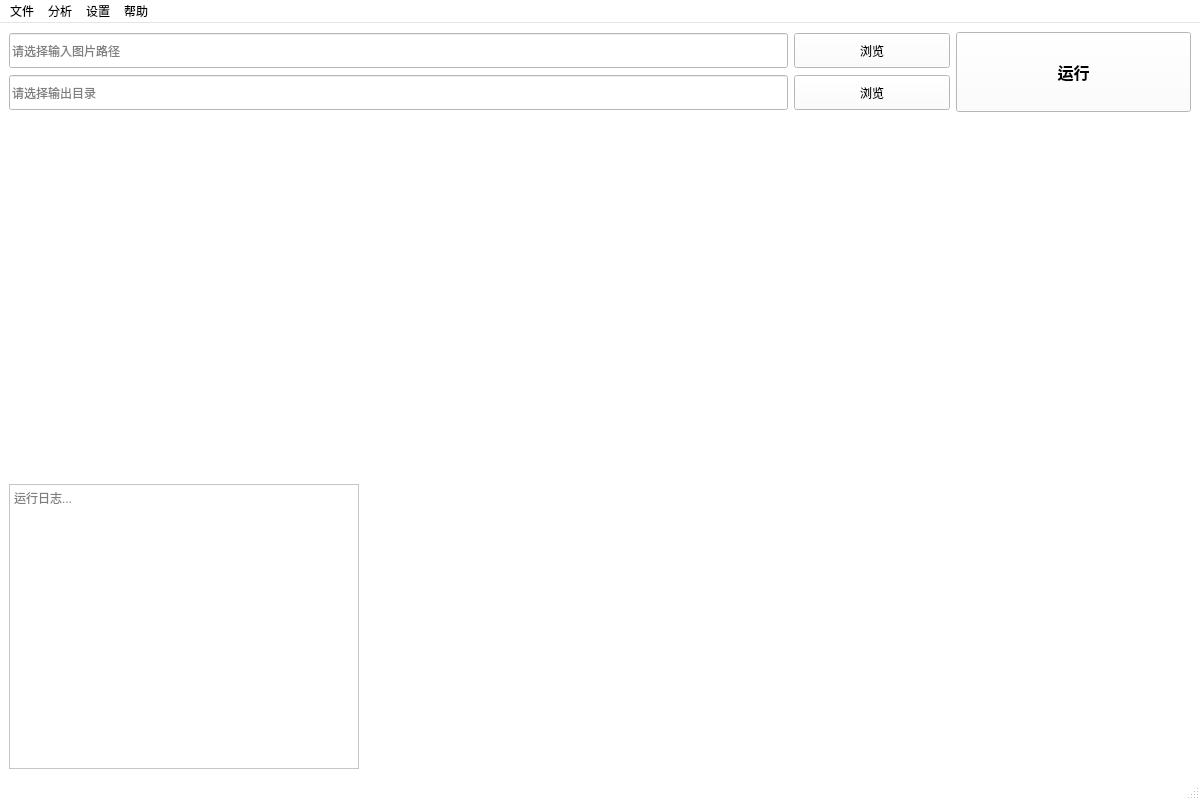
<?xml version="1.0" encoding="UTF-8"?>
<ui version="4.0">
 <class>MainWindow</class>
 <widget class="QMainWindow" name="MainWindow">
  <property name="geometry">
   <rect>
    <x>0</x>
    <y>0</y>
    <width>1200</width>
    <height>800</height>
   </rect>
  </property>
  <property name="palette">
   <palette>
    <active>
     <colorrole role="WindowText">
      <brush brushstyle="SolidPattern">
       <color alpha="255">
        <red>0</red>
        <green>0</green>
        <blue>0</blue>
       </color>
      </brush>
     </colorrole>
     <colorrole role="Button">
      <brush brushstyle="SolidPattern">
       <color alpha="255">
        <red>255</red>
        <green>255</green>
        <blue>255</blue>
       </color>
      </brush>
     </colorrole>
     <colorrole role="Light">
      <brush brushstyle="SolidPattern">
       <color alpha="255">
        <red>255</red>
        <green>255</green>
        <blue>255</blue>
       </color>
      </brush>
     </colorrole>
     <colorrole role="Midlight">
      <brush brushstyle="SolidPattern">
       <color alpha="255">
        <red>255</red>
        <green>255</green>
        <blue>255</blue>
       </color>
      </brush>
     </colorrole>
     <colorrole role="Dark">
      <brush brushstyle="SolidPattern">
       <color alpha="255">
        <red>127</red>
        <green>127</green>
        <blue>127</blue>
       </color>
      </brush>
     </colorrole>
     <colorrole role="Mid">
      <brush brushstyle="SolidPattern">
       <color alpha="255">
        <red>170</red>
        <green>170</green>
        <blue>170</blue>
       </color>
      </brush>
     </colorrole>
     <colorrole role="Text">
      <brush brushstyle="SolidPattern">
       <color alpha="255">
        <red>0</red>
        <green>0</green>
        <blue>0</blue>
       </color>
      </brush>
     </colorrole>
     <colorrole role="BrightText">
      <brush brushstyle="SolidPattern">
       <color alpha="255">
        <red>255</red>
        <green>255</green>
        <blue>255</blue>
       </color>
      </brush>
     </colorrole>
     <colorrole role="ButtonText">
      <brush brushstyle="SolidPattern">
       <color alpha="255">
        <red>0</red>
        <green>0</green>
        <blue>0</blue>
       </color>
      </brush>
     </colorrole>
     <colorrole role="Base">
      <brush brushstyle="SolidPattern">
       <color alpha="255">
        <red>255</red>
        <green>255</green>
        <blue>255</blue>
       </color>
      </brush>
     </colorrole>
     <colorrole role="Window">
      <brush brushstyle="SolidPattern">
       <color alpha="255">
        <red>255</red>
        <green>255</green>
        <blue>255</blue>
       </color>
      </brush>
     </colorrole>
     <colorrole role="Shadow">
      <brush brushstyle="SolidPattern">
       <color alpha="255">
        <red>0</red>
        <green>0</green>
        <blue>0</blue>
       </color>
      </brush>
     </colorrole>
     <colorrole role="AlternateBase">
      <brush brushstyle="SolidPattern">
       <color alpha="255">
        <red>255</red>
        <green>255</green>
        <blue>255</blue>
       </color>
      </brush>
     </colorrole>
     <colorrole role="ToolTipBase">
      <brush brushstyle="SolidPattern">
       <color alpha="255">
        <red>255</red>
        <green>255</green>
        <blue>220</blue>
       </color>
      </brush>
     </colorrole>
     <colorrole role="ToolTipText">
      <brush brushstyle="SolidPattern">
       <color alpha="255">
        <red>0</red>
        <green>0</green>
        <blue>0</blue>
       </color>
      </brush>
     </colorrole>
     <colorrole role="PlaceholderText">
      <brush brushstyle="SolidPattern">
       <color alpha="128">
        <red>0</red>
        <green>0</green>
        <blue>0</blue>
       </color>
      </brush>
     </colorrole>
    </active>
    <inactive>
     <colorrole role="WindowText">
      <brush brushstyle="SolidPattern">
       <color alpha="255">
        <red>0</red>
        <green>0</green>
        <blue>0</blue>
       </color>
      </brush>
     </colorrole>
     <colorrole role="Button">
      <brush brushstyle="SolidPattern">
       <color alpha="255">
        <red>255</red>
        <green>255</green>
        <blue>255</blue>
       </color>
      </brush>
     </colorrole>
     <colorrole role="Light">
      <brush brushstyle="SolidPattern">
       <color alpha="255">
        <red>255</red>
        <green>255</green>
        <blue>255</blue>
       </color>
      </brush>
     </colorrole>
     <colorrole role="Midlight">
      <brush brushstyle="SolidPattern">
       <color alpha="255">
        <red>255</red>
        <green>255</green>
        <blue>255</blue>
       </color>
      </brush>
     </colorrole>
     <colorrole role="Dark">
      <brush brushstyle="SolidPattern">
       <color alpha="255">
        <red>127</red>
        <green>127</green>
        <blue>127</blue>
       </color>
      </brush>
     </colorrole>
     <colorrole role="Mid">
      <brush brushstyle="SolidPattern">
       <color alpha="255">
        <red>170</red>
        <green>170</green>
        <blue>170</blue>
       </color>
      </brush>
     </colorrole>
     <colorrole role="Text">
      <brush brushstyle="SolidPattern">
       <color alpha="255">
        <red>0</red>
        <green>0</green>
        <blue>0</blue>
       </color>
      </brush>
     </colorrole>
     <colorrole role="BrightText">
      <brush brushstyle="SolidPattern">
       <color alpha="255">
        <red>255</red>
        <green>255</green>
        <blue>255</blue>
       </color>
      </brush>
     </colorrole>
     <colorrole role="ButtonText">
      <brush brushstyle="SolidPattern">
       <color alpha="255">
        <red>0</red>
        <green>0</green>
        <blue>0</blue>
       </color>
      </brush>
     </colorrole>
     <colorrole role="Base">
      <brush brushstyle="SolidPattern">
       <color alpha="255">
        <red>255</red>
        <green>255</green>
        <blue>255</blue>
       </color>
      </brush>
     </colorrole>
     <colorrole role="Window">
      <brush brushstyle="SolidPattern">
       <color alpha="255">
        <red>255</red>
        <green>255</green>
        <blue>255</blue>
       </color>
      </brush>
     </colorrole>
     <colorrole role="Shadow">
      <brush brushstyle="SolidPattern">
       <color alpha="255">
        <red>0</red>
        <green>0</green>
        <blue>0</blue>
       </color>
      </brush>
     </colorrole>
     <colorrole role="AlternateBase">
      <brush brushstyle="SolidPattern">
       <color alpha="255">
        <red>255</red>
        <green>255</green>
        <blue>255</blue>
       </color>
      </brush>
     </colorrole>
     <colorrole role="ToolTipBase">
      <brush brushstyle="SolidPattern">
       <color alpha="255">
        <red>255</red>
        <green>255</green>
        <blue>220</blue>
       </color>
      </brush>
     </colorrole>
     <colorrole role="ToolTipText">
      <brush brushstyle="SolidPattern">
       <color alpha="255">
        <red>0</red>
        <green>0</green>
        <blue>0</blue>
       </color>
      </brush>
     </colorrole>
     <colorrole role="PlaceholderText">
      <brush brushstyle="SolidPattern">
       <color alpha="128">
        <red>0</red>
        <green>0</green>
        <blue>0</blue>
       </color>
      </brush>
     </colorrole>
    </inactive>
    <disabled>
     <colorrole role="WindowText">
      <brush brushstyle="SolidPattern">
       <color alpha="255">
        <red>127</red>
        <green>127</green>
        <blue>127</blue>
       </color>
      </brush>
     </colorrole>
     <colorrole role="Button">
      <brush brushstyle="SolidPattern">
       <color alpha="255">
        <red>255</red>
        <green>255</green>
        <blue>255</blue>
       </color>
      </brush>
     </colorrole>
     <colorrole role="Light">
      <brush brushstyle="SolidPattern">
       <color alpha="255">
        <red>255</red>
        <green>255</green>
        <blue>255</blue>
       </color>
      </brush>
     </colorrole>
     <colorrole role="Midlight">
      <brush brushstyle="SolidPattern">
       <color alpha="255">
        <red>255</red>
        <green>255</green>
        <blue>255</blue>
       </color>
      </brush>
     </colorrole>
     <colorrole role="Dark">
      <brush brushstyle="SolidPattern">
       <color alpha="255">
        <red>127</red>
        <green>127</green>
        <blue>127</blue>
       </color>
      </brush>
     </colorrole>
     <colorrole role="Mid">
      <brush brushstyle="SolidPattern">
       <color alpha="255">
        <red>170</red>
        <green>170</green>
        <blue>170</blue>
       </color>
      </brush>
     </colorrole>
     <colorrole role="Text">
      <brush brushstyle="SolidPattern">
       <color alpha="255">
        <red>127</red>
        <green>127</green>
        <blue>127</blue>
       </color>
      </brush>
     </colorrole>
     <colorrole role="BrightText">
      <brush brushstyle="SolidPattern">
       <color alpha="255">
        <red>255</red>
        <green>255</green>
        <blue>255</blue>
       </color>
      </brush>
     </colorrole>
     <colorrole role="ButtonText">
      <brush brushstyle="SolidPattern">
       <color alpha="255">
        <red>127</red>
        <green>127</green>
        <blue>127</blue>
       </color>
      </brush>
     </colorrole>
     <colorrole role="Base">
      <brush brushstyle="SolidPattern">
       <color alpha="255">
        <red>255</red>
        <green>255</green>
        <blue>255</blue>
       </color>
      </brush>
     </colorrole>
     <colorrole role="Window">
      <brush brushstyle="SolidPattern">
       <color alpha="255">
        <red>255</red>
        <green>255</green>
        <blue>255</blue>
       </color>
      </brush>
     </colorrole>
     <colorrole role="Shadow">
      <brush brushstyle="SolidPattern">
       <color alpha="255">
        <red>0</red>
        <green>0</green>
        <blue>0</blue>
       </color>
      </brush>
     </colorrole>
     <colorrole role="AlternateBase">
      <brush brushstyle="SolidPattern">
       <color alpha="255">
        <red>255</red>
        <green>255</green>
        <blue>255</blue>
       </color>
      </brush>
     </colorrole>
     <colorrole role="ToolTipBase">
      <brush brushstyle="SolidPattern">
       <color alpha="255">
        <red>255</red>
        <green>255</green>
        <blue>220</blue>
       </color>
      </brush>
     </colorrole>
     <colorrole role="ToolTipText">
      <brush brushstyle="SolidPattern">
       <color alpha="255">
        <red>0</red>
        <green>0</green>
        <blue>0</blue>
       </color>
      </brush>
     </colorrole>
     <colorrole role="PlaceholderText">
      <brush brushstyle="SolidPattern">
       <color alpha="128">
        <red>0</red>
        <green>0</green>
        <blue>0</blue>
       </color>
      </brush>
     </colorrole>
    </disabled>
   </palette>
  </property>
  <property name="windowTitle">
   <string>Dark Sectioning</string>
  </property>
  <widget class="QWidget" name="centralWidget">
   <layout class="QVBoxLayout" name="verticalLayout_main" stretch="0,1">
    <item>
     <layout class="QHBoxLayout" name="horizontalLayout_PathAndTrigger" stretch="4,1">
      <item>
       <layout class="QVBoxLayout" name="verticalLayout_pathInputs" stretch="1,1">
        <item>
         <layout class="QHBoxLayout" name="horizontalLayout_inputPath" stretch="5,1">
          <item>
           <widget class="QLineEdit" name="lineEdit_inputPath">
            <property name="minimumSize">
             <size>
              <width>400</width>
              <height>35</height>
             </size>
            </property>
            <property name="placeholderText">
             <string>请选择输入图片路径</string>
            </property>
           </widget>
          </item>
          <item>
           <widget class="QPushButton" name="pushButton_browse">
            <property name="minimumSize">
             <size>
              <width>80</width>
              <height>35</height>
             </size>
            </property>
            <property name="text">
             <string>浏览</string>
            </property>
           </widget>
          </item>
         </layout>
        </item>
        <item>
         <layout class="QHBoxLayout" name="horizontalLayout_outputPath" stretch="5,1">
          <item>
           <widget class="QLineEdit" name="lineEdit_outputPath">
            <property name="minimumSize">
             <size>
              <width>400</width>
              <height>35</height>
             </size>
            </property>
            <property name="placeholderText">
             <string>请选择输出目录</string>
            </property>
           </widget>
          </item>
          <item>
           <widget class="QPushButton" name="pushButton_browseOutput">
            <property name="minimumSize">
             <size>
              <width>80</width>
              <height>35</height>
             </size>
            </property>
            <property name="text">
             <string>浏览</string>
            </property>
           </widget>
          </item>
         </layout>
        </item>
       </layout>
      </item>
      <item>
       <widget class="QPushButton" name="pushButton_run">
        <property name="minimumSize">
         <size>
          <width>200</width>
          <height>80</height>
         </size>
        </property>
        <property name="maximumSize">
         <size>
          <width>16777215</width>
          <height>16777215</height>
         </size>
        </property>
        <property name="font">
         <font>
          <pointsize>12</pointsize>
          <weight>75</weight>
          <bold>true</bold>
         </font>
        </property>
        <property name="text">
         <string>运行</string>
        </property>
       </widget>
      </item>
     </layout>
    </item>
    <item>
     <layout class="QHBoxLayout" name="horizontalLayout_content" stretch="0,1">
      <item>
       <layout class="QVBoxLayout" name="verticalLayout_left" stretch="0,1">
        <item>
         <widget class="GreenWidget" name="widget_greenPlaceholder" native="true">
          <property name="sizePolicy">
           <sizepolicy hsizetype="Fixed" vsizetype="Fixed">
            <horstretch>0</horstretch>
            <verstretch>0</verstretch>
           </sizepolicy>
          </property>
          <property name="minimumSize">
           <size>
            <width>350</width>
            <height>360</height>
           </size>
          </property>
          <property name="maximumSize">
           <size>
            <width>350</width>
            <height>360</height>
           </size>
          </property>
         </widget>
        </item>
        <item>
         <widget class="QTextEdit" name="textEdit_log">
          <property name="readOnly">
           <bool>true</bool>
          </property>
          <property name="placeholderText">
           <string>运行日志...</string>
          </property>
         </widget>
        </item>
       </layout>
      </item>
      <item>
       <layout class="QVBoxLayout" name="verticalLayout_right">
        <item>
         <widget class="OrangeWidget" name="widget_orangePlaceholder" native="true"/>
        </item>
       </layout>
      </item>
     </layout>
    </item>
   </layout>
  </widget>
  <widget class="QStatusBar" name="statusBar"/>
  <widget class="QMenuBar" name="menuBar">
   <property name="geometry">
    <rect>
     <x>0</x>
     <y>0</y>
     <width>1200</width>
     <height>26</height>
    </rect>
   </property>
   <widget class="QMenu" name="menuFile">
    <property name="title">
     <string>文件</string>
    </property>
    <addaction name="actionSave_Image"/>
    <addaction name="actionSave_Parameters"/>
    <addaction name="separator"/>
    <addaction name="actionImport_Image"/>
    <addaction name="actionImport_Parameters"/>
    <addaction name="separator"/>
    <addaction name="action_2"/>
    <addaction name="separator"/>
    <addaction name="actionBatch_Process"/>
   </widget>
   <widget class="QMenu" name="menuAnalysis">
    <property name="title">
     <string>分析</string>
    </property>
   </widget>
   <widget class="QMenu" name="menuSettings">
    <property name="title">
     <string>设置</string>
    </property>
   </widget>
   <widget class="QMenu" name="menuHelp">
    <property name="title">
     <string>帮助</string>
    </property>
   </widget>
   <addaction name="menuFile"/>
   <addaction name="menuAnalysis"/>
   <addaction name="menuSettings"/>
   <addaction name="menuHelp"/>
  </widget>
  <action name="actionSave_Image">
   <property name="text">
    <string>保存图片</string>
   </property>
  </action>
  <action name="actionSave_Parameters">
   <property name="text">
    <string>保存参数</string>
   </property>
  </action>
  <action name="actionImport_Image">
   <property name="text">
    <string>导入图片</string>
   </property>
  </action>
  <action name="actionImport_Parameters">
   <property name="text">
    <string>导入参数</string>
   </property>
  </action>
  <action name="actionBatch_Process">
   <property name="text">
    <string>批量处理</string>
   </property>
  </action>
  <action name="action_2">
   <property name="text">
    <string>最近输入的图片</string>
   </property>
  </action>
 </widget>
 <customwidgets>
  <customwidget>
   <class>GreenWidget</class>
   <extends>QWidget</extends>
   <header location="global">greenwidget.h</header>
   <container>1</container>
  </customwidget>
  <customwidget>
   <class>OrangeWidget</class>
   <extends>QWidget</extends>
   <header location="global">orangewidget.h</header>
   <container>1</container>
  </customwidget>
 </customwidgets>
 <resources/>
 <connections/>
</ui>
